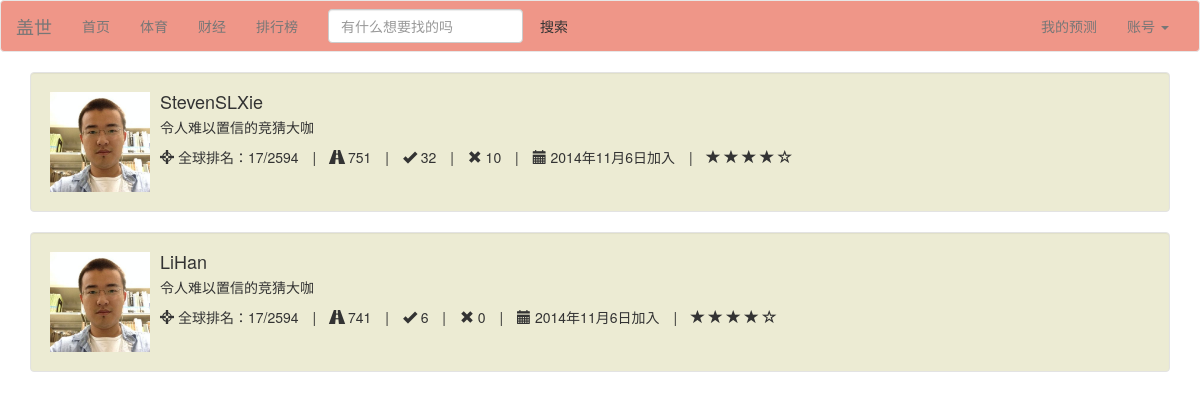
The page /leaderboard (signed in) on the database as committed earlier.
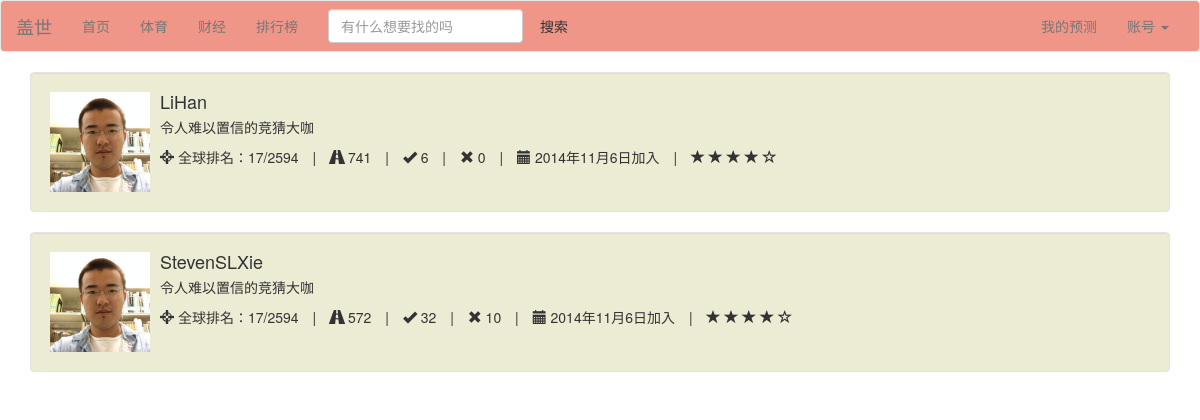
The same page on the database as committed later.
### Guess/models.py (models this page shows)
class Person(models.Model):
	user = models.OneToOneField(User)
	point = models.IntegerField(default=1000)
	expertise = models.TextField(default='N/A')
	win = models.IntegerField(default=0)
	lose = models.IntegerField(default=0)
	game = models.IntegerField(default=0)
	point_per_game = models.FloatField(default=0.0)
	index = models.IntegerField(default=0)
	class Meta:
		ordering = ('point','point_per_game',)

### Guess/views.py (the view)
# urls.py: url(r'^leaderboard$', 'Guess.views.leaderboard', name='leaderboard'),
def leaderboard(request):
	if not request.user.is_authenticated():
		return redirect(reverse('login'))
	persons = Person.objects.all().order_by('-point','-win')
	return render(request,'leaderboard.html',{'persons':persons})

### Guess/templates/leaderboard.html (shortened to what this page needs)
{% load bootstrap3 %}
{% include "nav_bar.html" %}
<link rel="stylesheet" href="http://cdnjs.cloudflare.com/ajax/libs/font-awesome/4.1.0/css/font-awesome.min.css"/>
{% for person in persons %}
<div class="container">
  <div class="well well-frame-c">
      <div class="media">
      	<a class="pull-left" href="#">
    		<img class="media-object" src="/static/me.jpg" height="100" width="100">
  		</a>
  		<div class="media-body">
            <h4 class="media-heading">{{ person.user }}</h4>
             <p>令人难以置信的竞猜大咖</p>
          <ul class="list-inline list-unstyled">
            <li><span><i class="glyphicon glyphicon-screenshot"></i> 全球排名：17/2594 </span></li>
            <li>|</li>
            <li><span><i class="glyphicon glyphicon-road"></i> {{ person.point }}</span></li>
            <li>|</li>
            <li><span><i class="glyphicon glyphicon-ok"></i> {{ person.win }}</span></li>
            <li>|</li>
            <li><span><i class="glyphicon glyphicon-remove"></i> {{ person.lose }}</span></li>
            <li>|</li>
            <li><span><i class="glyphicon glyphicon-calendar"></i> 2014年11月6日加入 </span></li>
            <li>|</li>
            <li>
               <span class="glyphicon glyphicon-star"></span>
                        <span class="glyphicon glyphicon-star"></span>
                        <span class="glyphicon glyphicon-star"></span>
                        <span class="glyphicon glyphicon-star"></span>
                        <span class="glyphicon glyphicon-star-empty"></span>
            </li>
			</ul>
       </div>
    </div>
  </div>
</div>
{% endfor %}

Rows that differ between the two databases and show on the page:
shown differently, row unchanged: Person "LiHan": moves up the list
changed Person "StevenSLXie": point "751" → "572"
